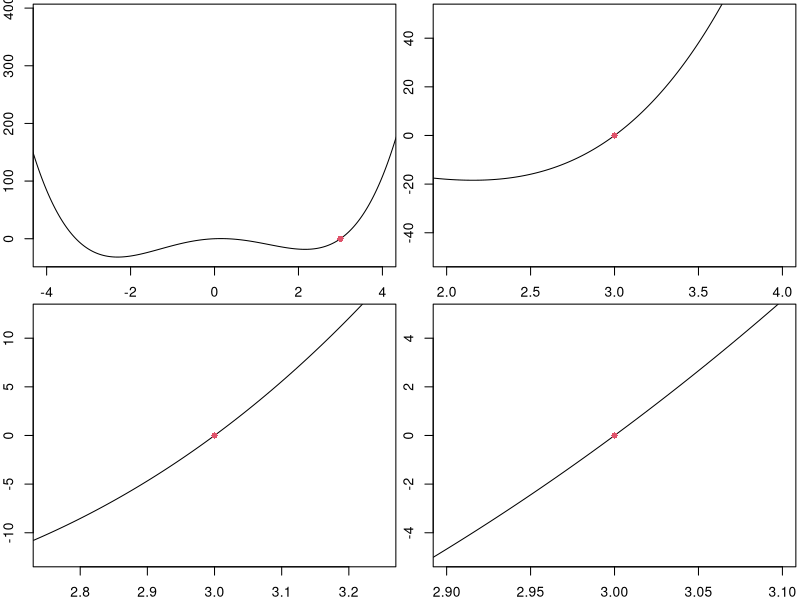
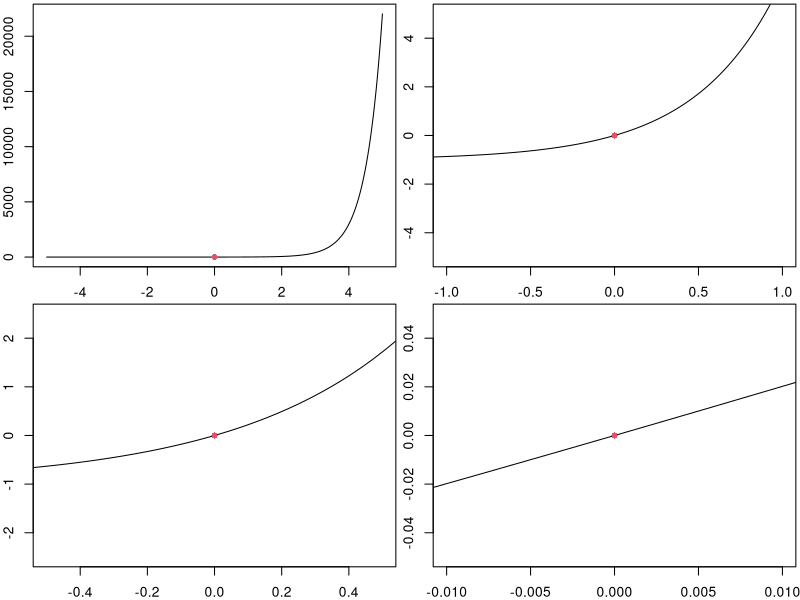
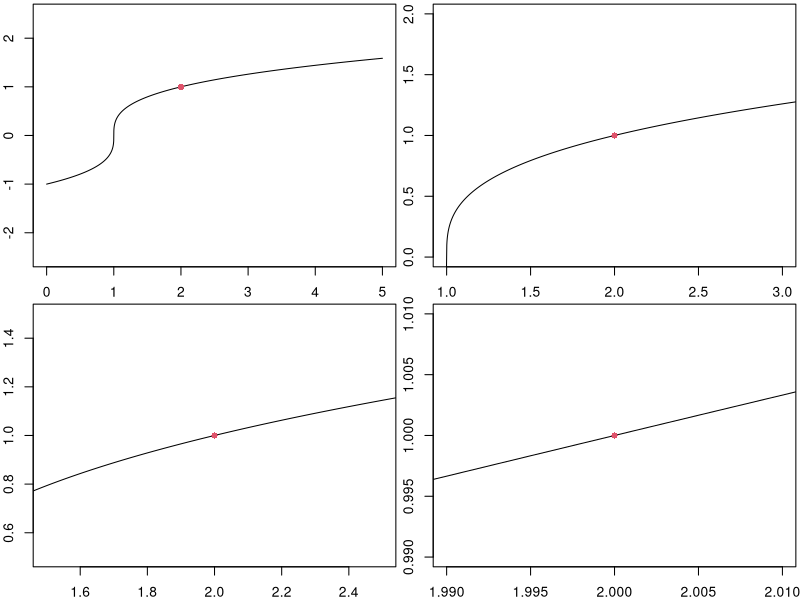
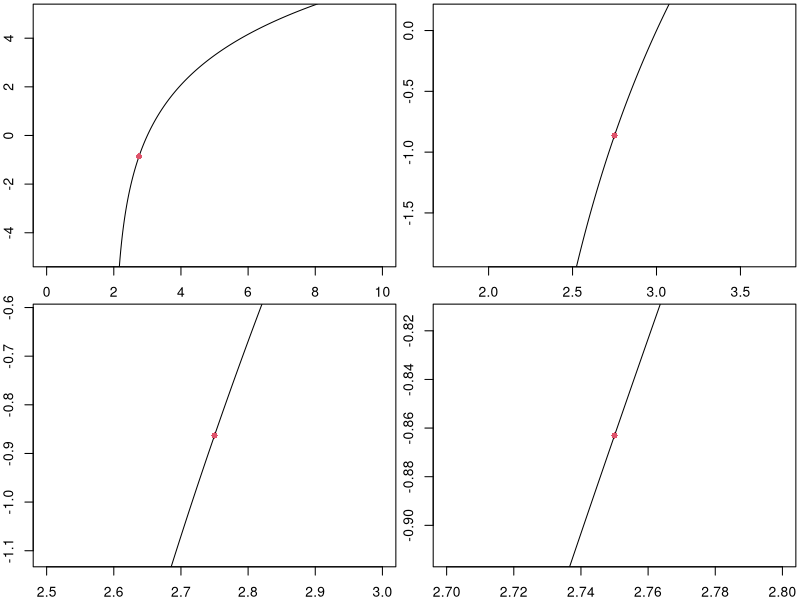
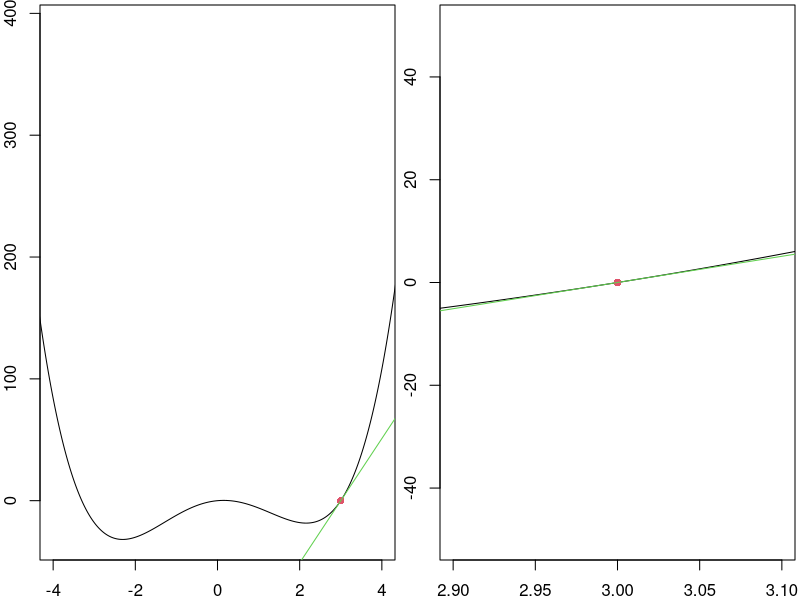
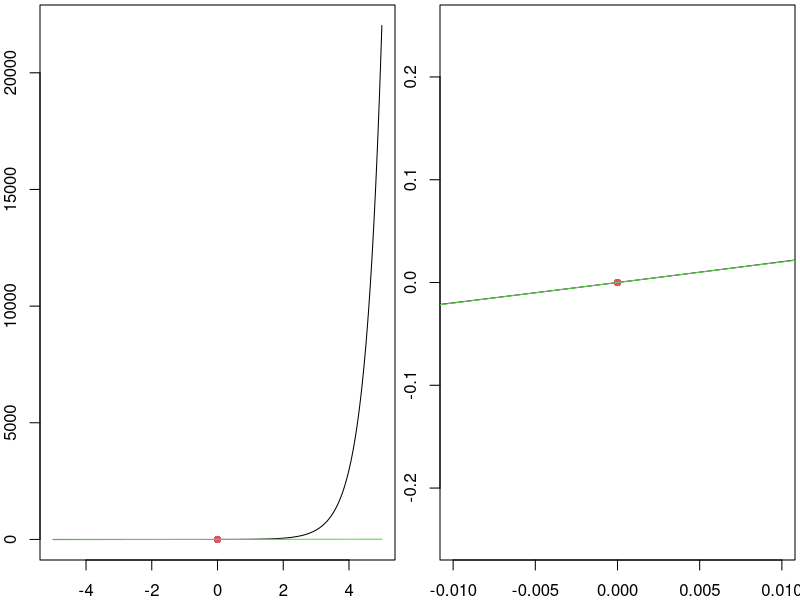
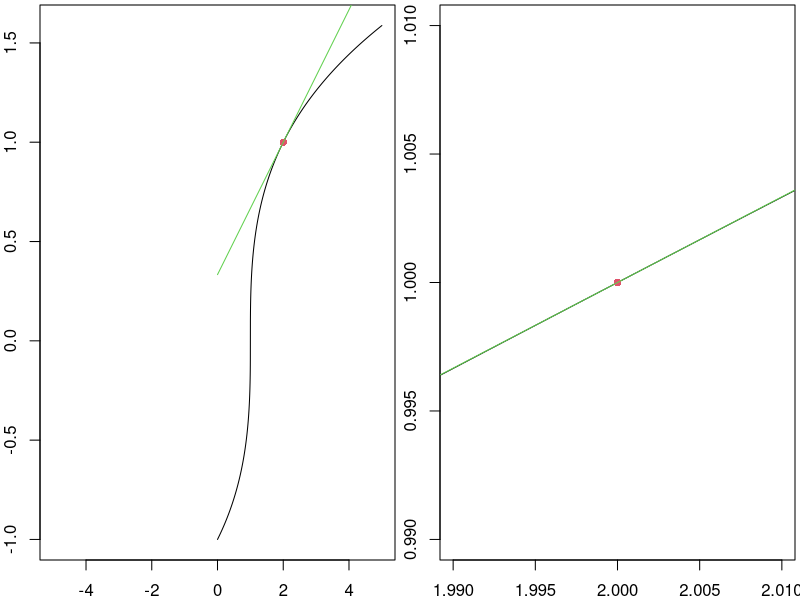
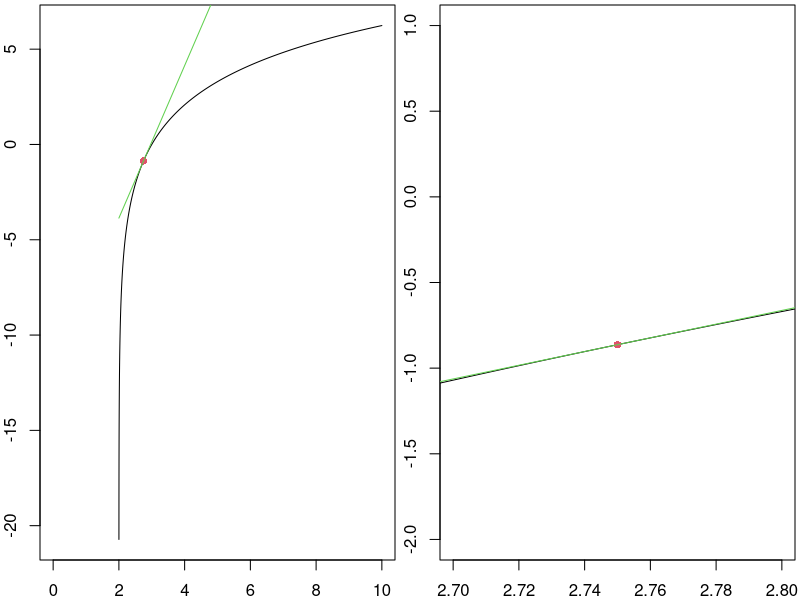

Write R code to recreate these figures, in order.
f <- function(x){x^2}
x1 <- 3
x2 <- 4
slope <- (f(x2)-f(x1))/(x2-x1)
slope


f <- function(x){x^2}
x1 <- 3
x2 <- 3.1
slope <- (f(x2)-f(x1))/(x2-x1)
slope


f <- function(x){x^2}
x1 <- 3
x2 <- 3.01
slope <- (f(x2)-f(x1))/(x2-x1)
slope


f <- function(x){x^2}
x1 <- 3
x2 <- 3.001
slope <- (f(x2)-f(x1))/(x2-x1)
slope

f <- function(x){x^2}
x1 <- 3
x2 <- c(4,3.1,3.01,3.001, 3.0001, 3.00001,3)
slope <- (f(x2)-f(x1))/(x2-x1)
data.frame(x1 = x1, x2 = x2, slope = slope)





#Define the functions.
f1 <- function(x){x^4 -10*x^2 +3*x}
f2 <- function(x){exp(2*x)-1}
f3 <- function(x){sign(x-1)*(abs(x-1))^(1/3)}
f4 <- function(x){3*log(x-2)}

#Graph the functions.
x <- seq(-5,5,1e-3)

###figure 1###
y1 <- f1(x)
par(mfrow=c(2,2),mar=c(2,2,0.25,0.25))
plot(x,y1,type='l',xlim=c(-4,4))
points(3,f1(3),pch=16,col=2)
plot(x,y1,type='l',xlim=c(3-1,3+1),ylim=c(-50,50))
points(3,f1(3),pch=16,col=2)
plot(x,y1,type='l',xlim=c(2.75,3.25),ylim=c(-12.5,12.5))
points(3,f1(3),pch=16,col=2)
plot(x,y1,type='l',xlim=c(2.9,3.1),ylim=c(-5,5))
points(3,f1(3),pch=16,col=2)


###figure 2###
y2 <- f2(x)
par(mfrow=c(2,2),mar=c(2,2,0.25,0.25))
plot(x,y2,type='l',xlim=c(-5,5))
points(0,f2(0),pch=16,col=2)
plot(x,y2,type='l',xlim=c(-1,1),ylim=c(-5,5))
points(0,f2(0),pch=16,col=2)
plot(x,y2,type='l',xlim=c(-0.5,0.5),ylim=c(-2.5,2.5))
points(0,f2(0),pch=16,col=2)
plot(x,y2,type='l',xlim=c(-0.01,0.01),ylim=c(-.05,.05))
points(0,f2(0),pch=16,col=2)

###figure 3###
x3 <- seq(0,5,1e-3)
y3 <- f3(x3)
par(mfrow=c(2,2),mar=c(2,2,0.25,0.25))
plot(x3,y3,type='l',xlim=c(0,5), ylim=c(-2.5,2.5) )
points(2,f3(2),pch=16,col=2)
plot(x3,y3,type='l',xlim=c(1,3),ylim=c(0,2))
points(2,f3(2),pch=16,col=2)
plot(x3,y3,type='l',xlim=c(1.5,2.5),ylim=c(0.5,1.5))
points(2,f3(2),pch=16,col=2)
plot(x3,y3,type='l',xlim=c(1.99,2.01),ylim=c(0.99,1.01))
points(2,f3(2),pch=16,col=2)

###figure 4###
x4 <- seq(2,10,1e-3)
y4 <- f4(x4)
par(mfrow=c(2,2),mar=c(2,2,0.25,0.25))
plot(x4,y4,type='l',xlim=c(0,10), ylim = c(-5,5))
points(2.75,f4(2.75),pch=16,col=2)
plot(x4,y4,type='l',xlim=c(1.75,3.75),ylim=c(f4(2.75)-1,f4(2.75)+1))
points(2.75,f4(2.75),pch=16,col=2)
plot(x4,y4,type='l',xlim=c(2.5,3),ylim=c(f4(2.75)-0.25,f4(2.75)+0.25))
points(2.75,f4(2.75),pch=16,col=2)
plot(x4,y4,type='l',xlim=c(2.7,2.8),ylim=c(f4(2.75)-0.05,f4(2.75)+0.05))
points(2.75,f4(2.75),pch=16,col=2)




f1 <- function(x){x^4 -10*x^2 +3*x}
x <- c(2, 2.5, 2.9, 2.99, 2.999,2.9999999, 3,3.0000001, 3.001, 3.01, 3.1, 3.5, 4)
y <- f1(x)
slope <- (f1(x)-f1(3))/(x-3)
data.frame(x=x,y=y,slope=slope)



x <- c(-0.1, -.0001,0, .0001, .1)
y <- f2(x)
slope <- (f2(x)-f2(0))/(x-0)
data.frame(x=x,y=y,slope=slope)


x <- c(2-0.1,2 -.0001,2, 2+.0001, 2+.1)
y <- f3(x)
slope <- (f3(x)-f3(2))/(x-2)
data.frame(x=x,y=y,slope=slope)





#Define the linearization.
t <- function(x,a,fa,df){
  fa + df*(x - a)
}

#Visualize these linearizations.
x <- seq(-5,5,1e-3)

###figure 1###
m1 <- 51
  par(mfrow=c(1,2),mar=c(2,2,0.25,0.25))
plot(x,f1(x),type='l',xlim=c(-4,4))
points(3,f1(3),pch=16,col=2)
lines(x,t(x,3,f1(3),m1),col=3)
plot(x,f1(x),type='l',xlim=c(2.9,3.1),ylim=c(-50,50))
points(3,f1(3),pch=16,col=2)
lines(x,t(x,3,f1(3),m1),col=3)


###figure 2###
m2 <- 2
  par(mfrow=c(1,2),mar=c(2,2,0.25,0.25))
plot(x,f2(x),type='l',xlim=c(-5,5))
points(0,f2(0),pch=16,col=2)
lines(x,t(x,0,f2(0),m2),col=3)
plot(x,f2(x),type='l',xlim=c(-0.01,0.01),ylim=c(-0.25,0.25))
points(0,f2(0),pch=16,col=2)
lines(x,t(x,0,f2(0),m2),col=3)

###figure 3###
x3 <- seq(0,5,1e-3)
m3 <- .3333333
  par(mfrow=c(1,2),mar=c(2,2,0.25,0.25))
plot(x3,f3(x3),type='l',xlim=c(-5,5))
points(2,f3(2),pch=16,col=2)
lines(x3,t(x3,2,f3(2),m3),col=3)
plot(x3,f3(x3),type='l',xlim=c(1.99,2.01),ylim=c(0.99,1.01))
points(2,f3(2),pch=16,col=2)
lines(x3,t(x3,2,f3(2),m3),col=3)

###figure 4###
x4 <- seq(2,10,1e-3)
m4 <- 4
  par(mfrow=c(1,2),mar=c(2,2,0.25,0.25))
plot(x4,f4(x4),type='l',xlim=c(0,10))
points(2.75,f4(2.75),pch=16,col=2)
lines(x4,t(x4,2.75,f4(2.75),m4),col=3)
plot(x4,f4(x4),type='l',xlim=c(2.7,2.8),ylim=c(-2,1))
points(2.75,f4(2.75),pch=16,col=2)
lines(x4,t(x4,2.75,f4(2.75),m4),col=3)





###example 1###
x <- seq(-10,2,1e-3)
par(mfrow=c(2,2),mar=c(2,2,0.25,0.25))
plot(x,abs(x+4),type='l',xlim=c(-9,1),ylim=c(-3,5))
points(-4,0,pch=16,col=2)
plot(x,abs(x+4),type='l',xlim=c(-6,-2),ylim=c(-3,3))
points(-4,0,pch=16,col=2)
plot(x,abs(x+4),type='l',xlim=c(-4.5,-3.5),ylim=c(-1,1))
points(-4,0,pch=16,col=2)
plot(x,abs(x+4),type='l',xlim=c(-4.01,-3.99),ylim=c(-0.01,0.01))
points(-4,0,pch=16,col=2)


###example 2###
f3 <- function(x){sign(x-1)*(abs(x-1))^(1/3)}
x3 <- seq(-5,5,1e-4)
y3 <- f3(x3)

par(mfrow=c(2,2),mar=c(2,2,0.25,0.25))
plot(x3,y3,type='l',xlim=c(-5,5))
points(1,f3(1),pch=16,col=2)
plot(x3,y3,type='l',xlim=c(0,2),ylim=c(-1,1))
points(1,f3(1),pch=16,col=2)
plot(x3,y3,type='l',xlim=c(0.5,1.5),ylim=c(-0.75,0.75))
points(1,f3(1),pch=16,col=2)
plot(x3,y3,type='l',xlim=c(0.99,1.01),ylim=c(-0.01,0.01))
points(1,f3(1),pch=16,col=2)
  
